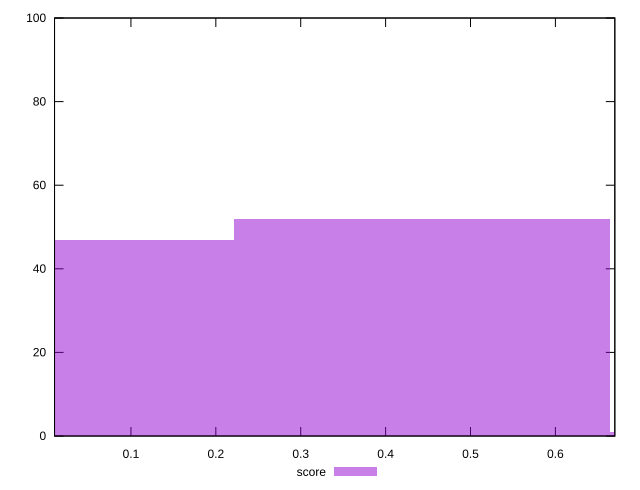

This chart was generated by the following gnuplot code:
reset

$score <<EOF
0.44272783416589045 52
0 47
0.8854556683317809 1
EOF

set key outside below
set boxwidth 0.44272783416589045
set xrange [0.01:0.67]
set yrange [0:100]
set trange [0:100]
set style fill transparent solid 0.5 noborder
set terminal svg size 640, 490 enhanced background rgb 'white'
set output "report_00013_2021-02-09T12-04-24.940Z/mainthread-work-breakdown/samples/pages/score/histogram.svg"

plot $score title "score" with boxes

reset
